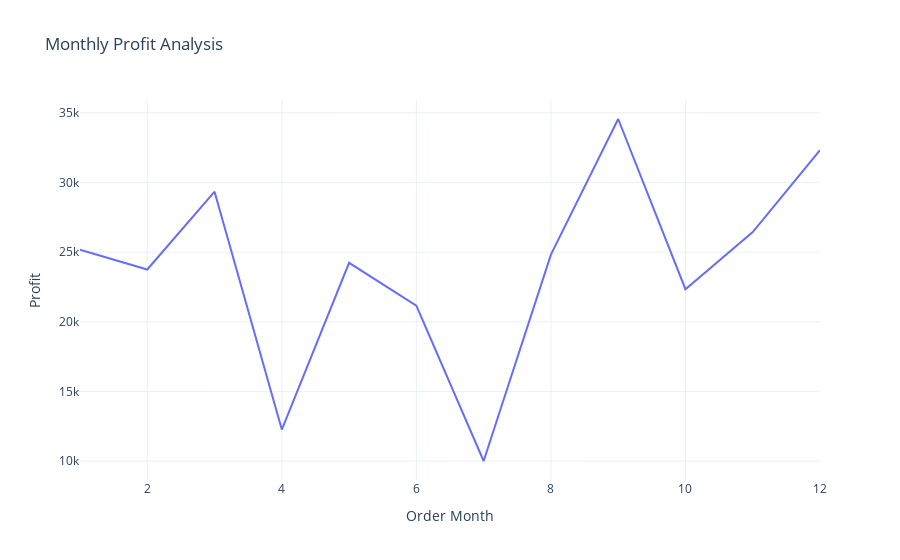

Here is the notebook cell this chart was saved with:
### Code cell
profit_by_month = data.groupby('Order Month')['Profit'].sum().reset_index()
fig = px.line(profit_by_month, 
              x='Order Month', 
              y='Profit', 
              title='Monthly Profit Analysis')
fig.show()

### Figure 1 — Plotly figure (JSON) as saved in the notebook; plotly's stock layout.template omitted (floating-point values rounded to 4 significant figures)
{"data": [{"hovertemplate": "Order Month=%{x}<br>Profit=%{y}<extra></extra>", "legendgroup": "", "line": {"color": "#636efa", "dash": "solid"}, "marker": {"symbol": "circle"}, "mode": "lines", "name": "", "orientation": "v", "showlegend": false, "type": "scatter", "x": [1, 2, 3, 4, 5, 6, 7, 8, 9, 10, 11, 12], "xaxis": "x", "y": [25170.0, 23750.0, 29340.0, 12270.0, 24230.0, 21160.0, 10010.0, 24820.0, 34550.0, 22340.0, 26440.0, 32320.0], "yaxis": "y"}], "layout": {"legend": {"tracegroupgap": 0}, "title": {"text": "Monthly Profit Analysis"}, "xaxis": {"anchor": "y", "domain": [0, 1], "title": {"text": "Order Month"}}, "yaxis": {"anchor": "x", "domain": [0, 1], "title": {"text": "Profit"}}}}
